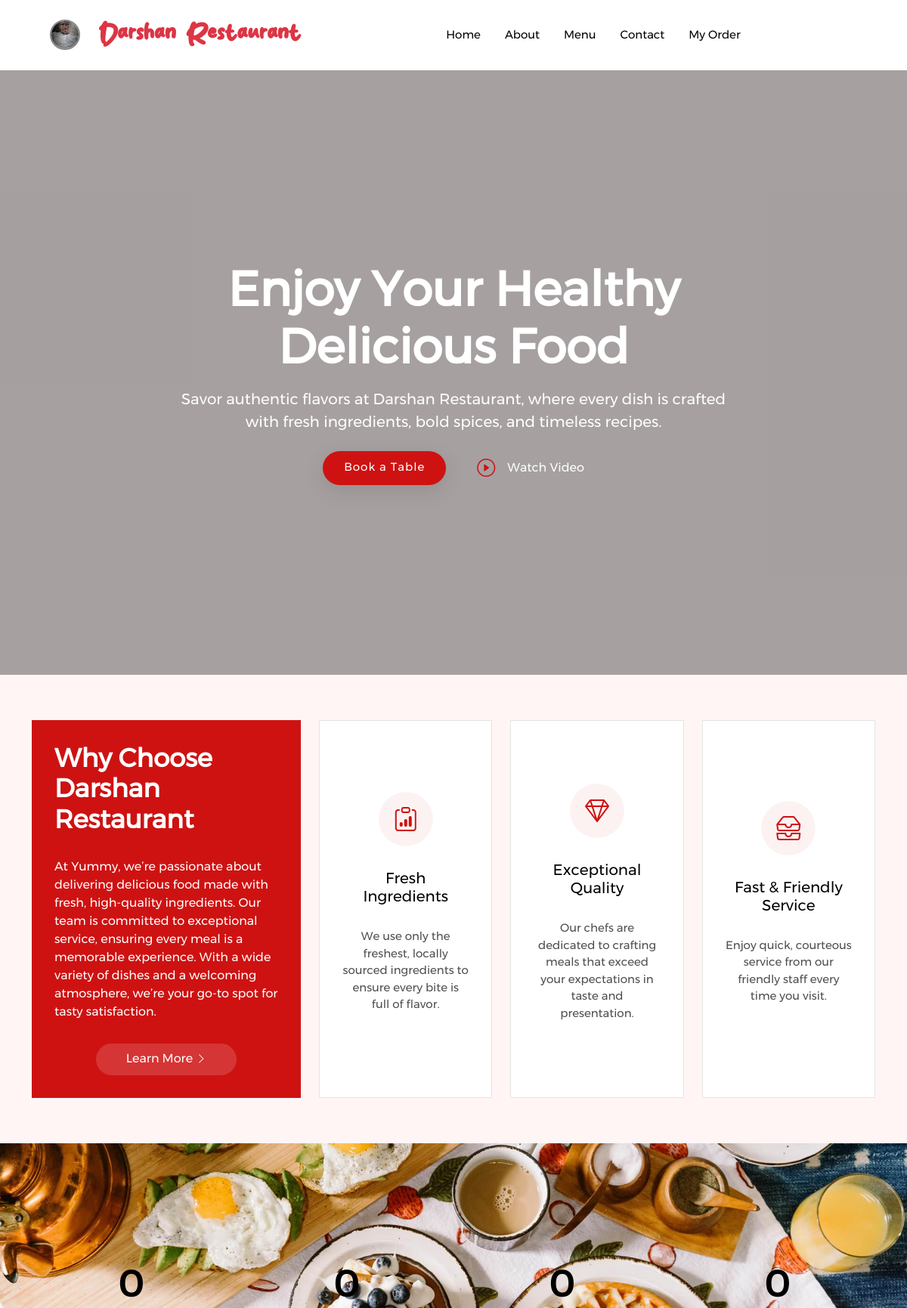
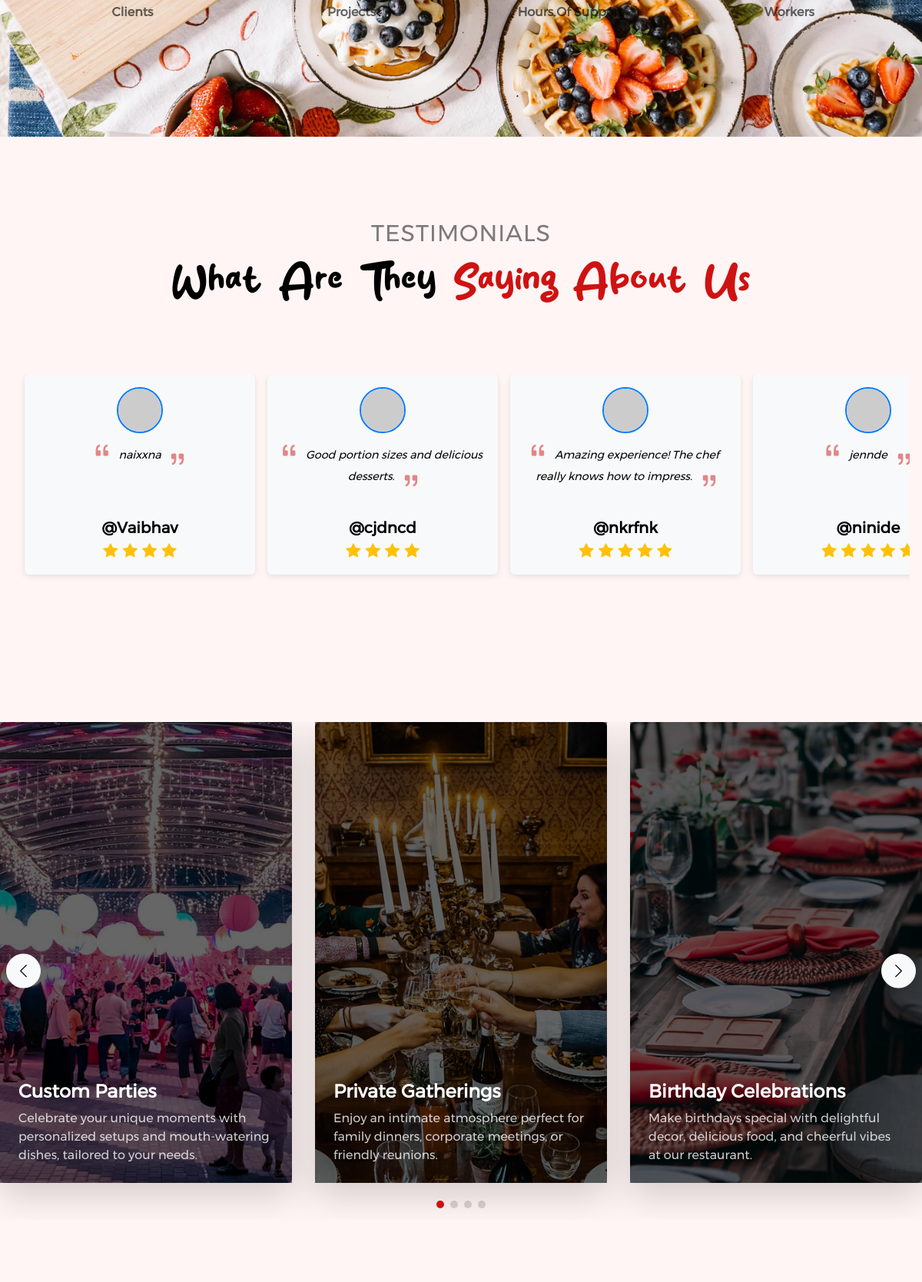
The page /client/index.php (signed in, upper part) on the database its author committed (2 pictures, top to bottom).
### tables this page shows
CREATE TABLE `users` (
  `id` int(11) NOT NULL,
  `email` varchar(255) NOT NULL,
  `password` varchar(255) NOT NULL,
  `user_type` enum('user','admin') NOT NULL DEFAULT 'user',
  `created_at` timestamp NOT NULL DEFAULT current_timestamp(),
  `user_img` varchar(255) NOT NULL DEFAULT '../assets/img/usersprofiles/profilepic.jpg'
);

CREATE TABLE `feedback` (
  `feedback_id` int(11) NOT NULL,
  `feedback_name` varchar(100) NOT NULL,
  `feedback_email` varchar(100) NOT NULL,
  `feedback_rating` int(11) DEFAULT NULL CHECK (`feedback_rating` between 1 and 5),
  `feedback_message` text DEFAULT NULL,
  `created_at` datetime DEFAULT current_timestamp()
);

### client/index.php (the view, shortened to what this page needs)
<?php
include __DIR__ . '/../includes/db.php';
try {
    $pdo = new PDO("mysql:host=$host;dbname=$db;charset=utf8mb4", $user, $password, [
        PDO::ATTR_ERRMODE => PDO::ERRMODE_EXCEPTION,
    ]);
} catch (PDOException $e) {
    die("Database connection failed: " . $e->getMessage());
}
$stmt = $pdo->query("SELECT feedback_name, feedback_rating, feedback_message FROM feedback");
$feedbacks = $stmt->fetchAll(PDO::FETCH_ASSOC);
shuffle($feedbacks);
?>
<!DOCTYPE html>
<html lang="en">
<head>
    <link href="../assets/vendor/bootstrap/css/bootstrap.min.css" rel="stylesheet">
    <link href="../assets/vendor/bootstrap-icons/bootstrap-icons.css" rel="stylesheet">
    <link href="../assets/vendor/aos/aos.css" rel="stylesheet">
    <link href="../assets/vendor/glightbox/css/glightbox.min.css" rel="stylesheet">
    <link href="../assets/vendor/swiper/swiper-bundle.min.css" rel="stylesheet">
    <link href="../assets/css/main.css" rel="stylesheet">
</head>
<body class="index-page">
    <?php include 'header.php'; ?>
    <main class="main">
        <section id="hero" class="hero section position-relative p-0 m-0" style="height: 100vh; min-height: 500px; overflow: hidden;">
            <video
                src="../assets/hero.mp4"
                autoplay
                loop
                muted
                playsinline
                class="position-absolute top-0 start-0 w-100 h-100"
                style="object-fit: cover; z-index: 1;">
            </video>
            <div class="position-absolute top-0 start-0 w-100 h-100" style="background: rgba(0,0,0,0.35); z-index: 2;"></div>
            <div class="container h-100 position-relative" style="z-index: 3;">
                <div class="row h-100 align-items-center justify-content-center">
                    <div class="col-lg-8 mx-auto text-center text-white position-absolute top-50 start-50 translate-middle" style="z-index: 4;">
                        <h1  class="display-3 fw-bold mb-3 text-white"  data-aos="fade-up"
                        data-aos-anchor-placement="bottom-bottom">
                            Enjoy Your Healthy
                            Delicious Food
                        </h1>
                        <p  class="lead mb-4 text-white"  data-aos="fade-up"
                        data-aos-anchor-placement="bottom-bottom">
                            Savor authentic flavors at Darshan Restaurant, where every dish is crafted with fresh ingredients, bold spices, and timeless recipes.
                        </p>
                        <div class="d-flex flex-column flex-sm-row gap-3 justify-content-center" data-aos="fade-up" >
                            <a href="#book-a-table" class="btn-get-started">Book a Table</a>
                            <a href="https://youtu.be/mqfTD3DzbwY?si=g2ItlnvzsRz9Vl6A" class="glightbox btn-watch-video d-flex align-items-center justify-content-center">
                                <i class="bi bi-play-circle fs-4"></i>
                                <span class="ms-2 ">Watch Video</span>
                            </a>
                        </div>
                    </div>
                </div>
            </div>
        </section>
        <section id="why-us" class="why-us section light-background">
            <div class="container">
                <div class="row gy-4">
                    <div class="col-lg-4" data-aos="fade-up" data-aos-delay="100">
                        <div class="why-box">
                            <h3>Why Choose Darshan Restaurant</h3>
                            <p>
                                At Yummy, we’re passionate about delivering delicious food made with fresh, high-quality ingredients.
                                Our team is committed to exceptional service, ensuring every meal is a memorable experience.
                                With a wide variety of dishes and a welcoming atmosphere, we’re your go-to spot for tasty satisfaction.
                            </p>
                            <div class="text-center">
                                <a href="#" class="more-btn"><span>Learn More</span> <i class="bi bi-chevron-right"></i></a>
                            </div>
                        </div>
                    </div>
                    <div class="col-lg-8 d-flex align-items-stretch">
                        <div class="row gy-4" data-aos="fade-up" data-aos-delay="200">
                            <div class="col-xl-4">
                                <div class="icon-box d-flex flex-column justify-content-center align-items-center">
                                    <i class="bi bi-clipboard-data"></i>
                                    <h4>Fresh Ingredients</h4>
                                    <p>We use only the freshest, locally sourced ingredients to ensure every bite is full of flavor.</p>
                                </div>
                            </div>
                            <div class="col-xl-4" data-aos="fade-up" data-aos-delay="300">
                                <div class="icon-box d-flex flex-column justify-content-center align-items-center">
                                    <i class="bi bi-gem"></i>
                                    <h4>Exceptional Quality</h4>
                                    <p>Our chefs are dedicated to crafting meals that exceed your expectations in taste and presentation.</p>
                                </div>
                            </div>
                            <div class="col-xl-4" data-aos="fade-up" data-aos-delay="400">
                                <div class="icon-box d-flex flex-column justify-content-center align-items-center">
                                    <i class="bi bi-inboxes"></i>
                                    <h4>Fast & Friendly Service</h4>
                                    <p>Enjoy quick, courteous service from our friendly staff every time you visit.</p>
                                </div>
                            </div>
                        </div>
                    </div>
                </div>
            </div>
        </section>
        <section id="stats" class="stats section dark-background">
            <img src="../assets/img/stats-bg.jpg" alt="" data-aos="fade-in">
            <div class="container position-relative" data-aos="fade-up" data-aos-delay="100">
                <div class="row gy-4">
                    <div class="col-lg-3 col-md-6">
                        <div class="stats-item text-center w-100 h-100">
                            <span data-purecounter-start="0" data-purecounter-end="232" data-purecounter-duration="1" class="purecounter"></span>
                            <p>Clients</p>
                        </div>
                    </div>
                    <div class="col-lg-3 col-md-6">
                        <div class="stats-item text-center w-100 h-100">
                            <span data-purecounter-start="0" data-purecounter-end="521" data-purecounter-duration="1" class="purecounter"></span>
                            <p>Projects</p>
                        </div>
                    </div>
                    <div class="col-lg-3 col-md-6">
                        <div class="stats-item text-center w-100 h-100">
                            <span data-purecounter-start="0" data-purecounter-end="1453" data-purecounter-duration="1" class="purecounter"></span>
                            <p>Hours Of Support</p>
                        </div>
                    </div>
                    <div class="col-lg-3 col-md-6">
                        <div class="stats-item text-center w-100 h-100">
                            <span data-purecounter-start="0" data-purecounter-end="32" data-purecounter-duration="1" class="purecounter"></span>
                            <p>Workers</p>
                        </div>
                    </div>
                </div>
            </div>
        </section>
        <section id="testimonials" class="testimonials section container-fluid my-5 px-3">
            <div class="section-title mb-4 text-center">
                <h2>TESTIMONIALS</h2>
                <p>What Are They <span class="description-title">Saying About Us</span></p>
            </div>
            <div
                class="d-flex overflow-hidden px-3"
                style="gap: 1rem; padding-bottom: 1rem; white-space: nowrap; scroll-behavior: smooth;">
                <div
                    class="testimonial-scroll-wrapper d-flex"
                    style="gap: 1rem; white-space: nowrap; flex-wrap: nowrap;">
                    <?php
                    if (!empty($feedbacks)) {
                        $filtered_feedbacks = array_filter($feedbacks, function ($fb) {
                            return isset($fb['feedback_rating']) && ($fb['feedback_rating'] == 4 || $fb['feedback_rating'] == 5);
                        });
                        $selected_feedbacks = array_slice($filtered_feedbacks, 0, 7);
                        $loop_items = array_merge($selected_feedbacks, $selected_feedbacks);
                        foreach ($loop_items as $fb):
                            $username = explode('@', $fb['feedback_name'])[0];
                            $rating = (int)$fb['feedback_rating'];
                            $message = htmlspecialchars($fb['feedback_message']);
                            $gender = rand(0, 1) ? 'men' : 'women';
                            $number = rand(0, 99);
                            $randomImage = "https://randomuser.me/api/portraits/$gender/$number.jpg";
                    ?>
                            <div
                                class="testimonial-item bg-light p-3 rounded d-flex flex-column align-items-center"
                                style="min-width: 300px; height: 220px; flex-shrink: 0;">
                                <img src="<?= $randomImage ?>" alt="User Image"
                                    style="width:60px; height:60px; border-radius:50%; object-fit:cover; margin-bottom: 10px; border: 2px solid #007bff;">
                                <p class="text-center" style="flex-grow: 1; margin-bottom: 10px;">
                                    <i class="bi bi-quote quote-icon-left"></i>
                                    <?= $message ?>
                                    <i class="bi bi-quote quote-icon-right"></i>
                                </p>
                                <h3 class="mb-1">@<?= htmlspecialchars($username) ?></h3>
                                <div class="stars">
                                    <?php for ($i = 0; $i < $rating; $i++): ?>
                                        <i class="bi bi-star-fill text-warning"></i>
                                    <?php endfor; ?>
                                </div>
                            </div>
                    <?php
                        endforeach;
                    } else {
                        echo '<p class="text-center">No testimonials available.</p>';
                    }
                    ?>
                </div>
            </div>
        </section>
        <section id="events" class="events section py-5">
            <div class="container-fluid" data-aos="fade-up" data-aos-delay="100">
                <div class="position-relative">
                    <div class="swiper init-swiper">
                        <div class="swiper-wrapper">
                            <div class="swiper-slide event-item d-flex flex-column justify-content-end text-white p-4 rounded shadow-lg"
                                style="background: url('../assets/img/events-1.jpg') center/cover no-repeat;">
                                <h3 class="mb-2">Custom Parties</h3>
                                <p class="description">Celebrate your unique moments with personalized setups and mouth-watering dishes, tailored to your needs.</p>
                            </div>
                            <div class="swiper-slide event-item d-flex flex-column justify-content-end text-white p-4 rounded shadow-lg"
                                style="background: url('../assets/img/events-2.jpg') center/cover no-repeat;">
                                <h3 class="mb-2">Private Gatherings</h3>
                                <p class="description">Enjoy an intimate atmosphere perfect for family dinners, corporate meetings, or friendly reunions.</p>
                            </div>
                            <div class="swiper-slide event-item d-flex flex-column justify-content-end text-white p-4 rounded shadow-lg"
                                style="background: url('../assets/img/events-3.jpg') center/cover no-repeat;">
                                <h3 class="mb-2">Birthday Celebrations</h3>
                                <p class="description">Make birthdays special with delightful decor, delicious food, and cheerful vibes at our restaurant.</p>
                            </div>
                        </div>
                        <div class="swiper-pagination mt-4"></div>
                    </div>
                    <button type="button" class="custom-swiper-prev btn btn-light shadow-sm d-flex align-items-center justify-content-center
          position-absolute top-50 start-0 translate-middle-y ms-2 z-3 rounded-circle"
                        style="width: 45px; height: 45px;">
                        <i class="bi bi-chevron-left fs-5"></i>
                    </button>
                    <button type="button" class="custom-swiper-next btn btn-light shadow-sm d-flex align-items-center justify-content-center
          position-absolute top-50 end-0 translate-middle-y me-2 z-3 rounded-circle"
                        style="width: 45px; height: 45px;">
                        <i class="bi bi-chevron-right fs-5"></i>
                    </button>
                </div>
            </div>
        </section>
        <section id="chefs" class="chefs section">
        </section>
    </main>
</body>
</html>

### client/header.php (shortened to what this page needs)
<?php
include __DIR__ . '/../includes/db.php';
$email = $_SESSION['email'];
$imgPath = 'assets/img/usersprofiles/profilepic.jpg';
$stmt = $conn->prepare("SELECT user_img FROM users WHERE email = ?");
$stmt->bind_param("s", $email);
$stmt->execute();
$stmt->bind_result($fetchedImg);
if ($stmt->fetch() && !empty($fetchedImg) && file_exists(__DIR__ . '/../' . ltrim($fetchedImg, '/\\'))) {
    $imgPath = $fetchedImg;
}
?>
<header id="header" class="header d-flex align-items-center sticky-top bg-white">
    <div class="container position-relative d-flex align-items-center justify-content-between">
        <a href="/college/users/index" class="logo d-flex align-items-center me-auto me-xl-0">
            <h1 class="sitename text-danger d-none d-lg-flex">Darshan Restaurant</h1>
        </a>
        <nav id="navmenu" class="navmenu mx-auto">
            <ul>
                <li><a href="/college/users/index">Home</a></li>
                <li><a href="/college/users/aboutus">About</a></li>
                <li><a href="/college/users/menu">Menu</a></li>
                <li><a href="/college/users/contactus">Contact</a></li>
                <li><a href="/college/users/myorder">My Order</a></li>
            </ul>
        </nav>
        <div class="dropdown d-flex align-items-center gap-3 px-4 ">
            <button class="avatar-btn" id="avatarDropdown" data-bs-toggle="dropdown" aria-expanded="false" title="<?= htmlspecialchars($email) ?>">
                <img src="<?= "../" . htmlspecialchars($imgPath) ?>" alt="User Avatar" class="avatar-img" />
            </button>
        </div>
    </div>
</header>

### rows shown on the page
users: user_img (picture)
feedback: feedback_message "naixxna", feedback_name "Vaibhav", feedback_rating 4 (drawn)
feedback: feedback_message "Good portion sizes and delicious desserts.", feedback_name "cjdncd", feedback_rating 4 (drawn)
feedback: feedback_message "Amazing experience! The chef really knows how to impress.", feedback_name "nkrfnk", feedback_rating 5 (drawn)
feedback: feedback_message "jennde", feedback_name "ninide", feedback_rating 5 (drawn)
